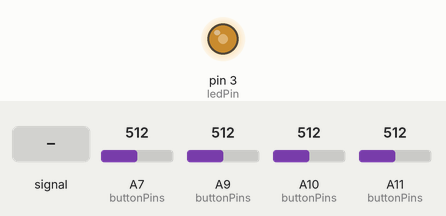
Recording of a sketch running on a simulated Arduino Mega 2560, built with avr-gcc and run on an emulated ATmega2560. Parts: output pins drawn as LEDs (lit = HIGH). The test bench sets the inputs (shaded band); at power-on: A7 (buttonPins) = 512, A9 (buttonPins) = 512, A10 (buttonPins) = 512, A11 (buttonPins) = 512.

Above: at 1.2 s.
1.3 s: A7 (buttonPins) fed a 200 Hz sine of ±81 counts around its level
At 1.66 s:
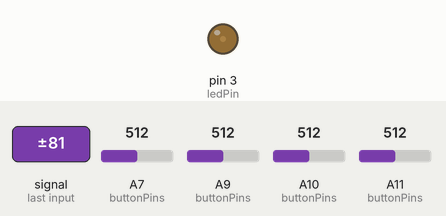
4.3 s: A7 (buttonPins) set to 716
At 10.15 s:
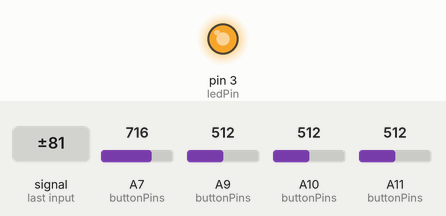
Timing chart, 0 to 13.3 s (numbered marks = the images above; inputs shaded):
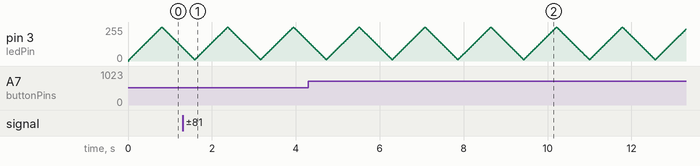

The sketch:

LastWorkingCode_Halloween.ino
```cpp
// ————————————————————————————————————————————————

/*
 * CLASS DECLARATIONS
 */

class AnalogButton {

  #define CURRENT 0
  #define PREVIOUS 1
  #define CHANGED 2

      // Class member variables
        byte pin ;
        int threshold ;
        unsigned long debounce ;

      // State variables
        unsigned long lastDebounceTime ;
        byte reading ;
        byte state ;

  // Constructor
  public:
  AnalogButton(byte buttonPin, int buttonThreshold, unsigned long debounceTime = 50) {
    pin = buttonPin ;
    threshold = buttonThreshold ;
    debounce = debounceTime ;
    state = 0 ;
    bitWrite(state,CURRENT,1) ;
    reading = 0 ;
    bitWrite(reading,CURRENT,1) ;
    lastDebounceTime = 0 ;
  }

  /*
   * Adjust threshold value for button.
   */
  void AnalogButton::adjustThreshold(int newThreshold) {
    threshold = newThreshold ;
   }


  /*
   * Adjust debounce time. Leave blank to return to default.
   */
  void AnalogButton::adjustDebounce(unsigned long newDebounce) {
    debounce = newDebounce ;
   }


  /*
   * Update previous and current states, update whether state
   * has changed since last reading, and return current state.
   */

  bool AnalogButton::isPressed() {
  // update variables
    bitWrite(reading,PREVIOUS,bitRead(reading,CURRENT)) ;
    bitWrite(state,PREVIOUS,bitRead(state,CURRENT)) ;

    /* Test whether reading has changed since last time;
     * if so, reset debounce time.
     */
    bitWrite(reading,CURRENT, (analogRead(pin) > threshold)) ;
    if (bitRead(reading,CURRENT) != bitRead(reading,PREVIOUS)) {
      lastDebounceTime = millis() ;
    }

    /* Test whether reading has been consistent for longer
     * than debounce time; if so, update current state.
     *
     */
    if ((millis() - lastDebounceTime >= debounce)) {
      bitWrite(state,CURRENT, bitRead(reading,CURRENT)) ;
    }

    /* If current state doesn't equal previous state,
     * update CHANGED byte to true.
     */
    bitWrite(state,CHANGED,
             bitRead(state,CURRENT) != bitRead(state,PREVIOUS)) ;

    return bitRead(state,CURRENT) ;
   }


  /*
  * Return true if button was pressed at last reading.
  * (Does not take new reading.)
  */
   bool AnalogButton::wasPressed() {
    if (bitRead(state,CURRENT)) {
      return true;
    } else {
      return false;
    }
   }


  /*
   * Return true if state has been changed.
   */
   bool AnalogButton::stateChanged() {
    if (bitRead(state,CHANGED)) {
      return true;
    } else {
      return false;
    }
   }


  /*
   * Return true if button is pressed and was not pressed before.
   * (Takes new reading.)
   */
   bool AnalogButton::newPress() {
    return (isPressed() && stateChanged());
   }


  } ; // end class declaration


// ————————————————————————————————————————————————

/*
 * INPUTS
 */

// MODES (set initiation sequences)
long recordModeIndex = 111 ;
long passiveLightModeIndex = 222 ;
long activeLightModeIndex = 333 ;
long listeningModeIndex = 123 ; // turn off


// SENSORS

// Calibration:
const int analogThreshold = 2 ; // voltage at which to register tap
unsigned long debounceDelay = 60 ; // debouncing parameter

// Button Inputs:
const byte recordingButtons = 4 ; // number of index buttons
const byte buttonPins[] = {A11,A7,A9,A10} ; // index button pins in order, then capture button pin


// INDEX VALUE INPUTS
const byte recordingMaxDigits = 3 ; // number of digits in index value system

// LIGHTS

int ledPin = 3 ;
int minBrightness = 10 ;
int maxBrightness = 255 ;
int fadeAmount = 5 ;
int fadeStepTime = 15 ; // in ms

int brightness = minBrightness ;
unsigned long lastStepTime = 0 ;


// ————————————————————————————————————————————————

/*
 * CALCULATIONS / INSTANTIATIONS
 */

//const byte captureButtonIndex = recordingButtons ;
const byte numButtons = recordingButtons + 0 ; // total number of buttons

// Instantiate buttons
AnalogButton buttons[numButtons] = {
  AnalogButton(buttonPins[0], analogThreshold, debounceDelay),
  AnalogButton(buttonPins[1], analogThreshold, debounceDelay),
  AnalogButton(buttonPins[2], analogThreshold, debounceDelay),
  AnalogButton(buttonPins[3], analogThreshold, debounceDelay),
} ;

// Set recording parameters
byte recordingDigitIndex = 0 ; // the index level of the next recorded digit (0=1000s,1=100s)
byte recordedTaps[recordingMaxDigits] ;
int indexNum = 1 ; // index value to be sent to RasPi, to access recorded track

// Define modes and store
#define listeningMode 0
#define recordMode 1
#define passiveLightMode 2
#define activeLightMode 3

byte currentMode = 0 ;
bool modeChange = 0 ;


// ————————————————————————————————————————————————

/*
 * LOOPS
 */

void setup() {
  pinMode(ledPin, OUTPUT) ;
  Serial.begin(9600) ;
  //createButtons();
}


void loop() {

  // Listen for mode initializer
  recordTaps() ;
  getIndexNum() ;

/*
  Serial.print("index num: ");
  Serial.println(indexNum) ;
  Serial.print("recording digit index: ");
  Serial.println(recordingDigitIndex) ;
  */

  setMode() ;

  if (modeChange) {
    Serial.print("New mode: ") ; ///////////
    Serial.println(currentMode) ; ///////////
  }


// RECORDING MODE
  if (currentMode == recordMode) {

    lightFade() ;

    if (!(recordingDigitIndex < recordingMaxDigits)) {
      getIndexNum() ;
      if (!setMode()) { // If input isn't a mode initializer
        sendIndexNum() ;
        resetRecordingVars() ;
      }
    }
  }

// PASSIVE LIGHT MODE
  else if (currentMode = passiveLightMode) {
    lightFade() ;
  }

// ACTIVE LIGHT MODE
  else if (currentMode = activeLightMode) {
    // to come
  }
}


// ————————————————————————————————————————————————

/*
 * FUNCTIONS
 */

// SENSOR FUNCTIONS

// Check whether index value is a mode code.
// If so, sets the corresponding mode and returns true.
bool setMode() {
  if (indexNum == listeningModeIndex) {
    if (currentMode != listeningMode) {
      currentMode = listeningMode ;
      modeChange = true ;
    }
    else {
      modeChange = false ;
    }
    resetRecordingVars() ;
    return true ;
  }
  else if (indexNum == recordModeIndex) {
    Serial.print("Recording mode: ") ;
    if (currentMode != recordMode) {
      currentMode = recordMode ;
      modeChange = true ;
    }
    else {
      currentMode = recordMode ;
      modeChange = false ;
    }
    resetRecordingVars() ;
    return true ;
  }
  else if (indexNum == passiveLightModeIndex) {
    if (currentMode != passiveLightMode) {
      currentMode = passiveLightMode ;
      modeChange = true ;
    }
    else {
      modeChange = false ;
    }
    resetRecordingVars() ;
    return true ;
  }
  else if (indexNum == activeLightModeIndex) {
    if (currentMode != activeLightMode) {
      currentMode = activeLightMode ;
      modeChange = true ;
    }
    else {
      modeChange = false ;
    }
    resetRecordingVars() ;
    return true ;
  }
  else {
    modeChange = false ;
    return false ;
  }
}


// send button presses to Raspberry Pi
void sendButtonPresses() {
  for (int i=0; i<numButtons; i++) {
    if (buttons[i].newPress()) {
      Serial.print(String(i+1)) ;
    }
  }
}


// Capture button presses and record in array
// If max digits already record, push everything back
// and record new digit.

void recordTaps() {
  for (int i=0; i<recordingButtons; i++) {
    if (buttons[i].newPress()) {
      Serial.println(i+1) ; ///////////
      if (recordingDigitIndex < recordingMaxDigits) {
        recordedTaps[recordingDigitIndex] = i+1 ;
        recordingDigitIndex++ ;
      }
      else {
        for (int j=0; j<recordingMaxDigits-1; j++) {
          recordedTaps[j] = recordedTaps[j+1] ;
        }
        recordedTaps[recordingMaxDigits-1] = i+1 ;
      }
      Serial.println(getIndexNum()) ; ///////////
      Serial.print("recording digit index: ") ;
      Serial.println(recordingDigitIndex) ;
    }
  }
}

// Calculate index number, send to RP and reset values
// Iterates over recordedTaps int [4]
// [1, 2, 3, 4]
int getIndexNum() {
  indexNum = 0;
  for(int i=0; i < recordingDigitIndex; i++) {
    indexNum = indexNum * 10 + recordedTaps[i];
    // indexNum = indexNum + round(recordedTaps[i]) * pow(10, recordingMaxDigits-i-1);
  }
  return indexNum;
}

void sendIndexNum() {
  String arduinoOuput = String(indexNum) ;
  Serial.println(indexNum) ;
}

void resetRecordingVars() {
  for (int i=0; i<recordingMaxDigits; i++) {
    recordedTaps[i] = 0 ;
  }
  recordingDigitIndex = 0 ;
}

// LIGHT FUNCTIONS

void lightFade() {
  if (millis() - lastStepTime > fadeStepTime) {
    lastStepTime = millis() ;

    // set the brightness of ledPin:
    analogWrite(ledPin, brightness);

    // change the brightness for next time through the loop:
    brightness = brightness + fadeAmount;

    // reverse the direction of the fading at the ends of the fade:
    if (brightness <= minBrightness || brightness >= 255) {
      fadeAmount = -fadeAmount;
    }
  }
}


// ————————————————————————————————————————————————
```
